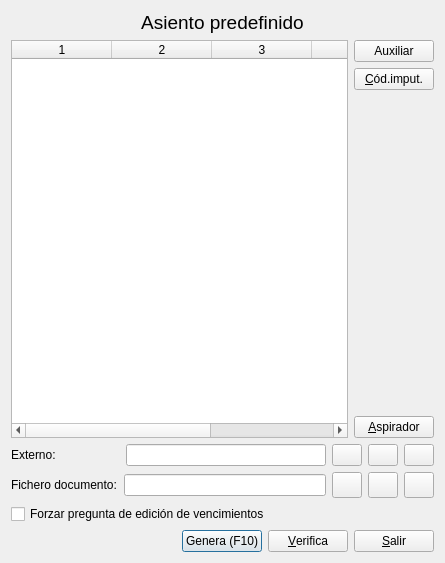
<?xml version="1.0" encoding="UTF-8"?>
<ui version="4.0">
 <author>José Manuel Díez Botella</author>
 <class>execasientomodelo</class>
 <widget class="QDialog" name="execasientomodelo">
  <property name="geometry">
   <rect>
    <x>0</x>
    <y>0</y>
    <width>445</width>
    <height>563</height>
   </rect>
  </property>
  <property name="windowTitle">
   <string>Asiento automático</string>
  </property>
  <layout class="QVBoxLayout" name="verticalLayout_2">
   <item>
    <widget class="QLabel" name="modelolabel">
     <property name="font">
      <font>
       <pointsize>14</pointsize>
      </font>
     </property>
     <property name="text">
      <string>Asiento predefinido</string>
     </property>
     <property name="alignment">
      <set>Qt::AlignCenter</set>
     </property>
    </widget>
   </item>
   <item>
    <layout class="QHBoxLayout">
     <property name="spacing">
      <number>6</number>
     </property>
     <property name="leftMargin">
      <number>0</number>
     </property>
     <property name="topMargin">
      <number>0</number>
     </property>
     <property name="rightMargin">
      <number>0</number>
     </property>
     <property name="bottomMargin">
      <number>0</number>
     </property>
     <item>
      <widget class="QTableWidget" name="variablestable">
       <property name="selectionMode">
        <enum>QAbstractItemView::SingleSelection</enum>
       </property>
       <property name="rowCount">
        <number>0</number>
       </property>
       <property name="columnCount">
        <number>5</number>
       </property>
       <column/>
       <column/>
       <column/>
       <column/>
       <column/>
      </widget>
     </item>
     <item>
      <layout class="QVBoxLayout">
       <property name="spacing">
        <number>6</number>
       </property>
       <property name="leftMargin">
        <number>0</number>
       </property>
       <property name="topMargin">
        <number>0</number>
       </property>
       <property name="rightMargin">
        <number>0</number>
       </property>
       <property name="bottomMargin">
        <number>0</number>
       </property>
       <item>
        <widget class="QPushButton" name="subcuentapushButton">
         <property name="text">
          <string>Auxiliar</string>
         </property>
         <property name="icon">
          <iconset resource="keme.qrc">
           <normaloff>:/iconos/graf/viewer.xpm</normaloff>:/iconos/graf/viewer.xpm</iconset>
         </property>
         <property name="autoDefault">
          <bool>false</bool>
         </property>
        </widget>
       </item>
       <item>
        <widget class="QPushButton" name="cipushButton">
         <property name="text">
          <string>&amp;Cód.imput.</string>
         </property>
         <property name="icon">
          <iconset resource="keme.qrc">
           <normaloff>:/iconos/graf/viewer.xpm</normaloff>:/iconos/graf/viewer.xpm</iconset>
         </property>
         <property name="autoDefault">
          <bool>false</bool>
         </property>
        </widget>
       </item>
       <item>
        <spacer>
         <property name="orientation">
          <enum>Qt::Vertical</enum>
         </property>
         <property name="sizeHint" stdset="0">
          <size>
           <width>20</width>
           <height>40</height>
          </size>
         </property>
        </spacer>
       </item>
       <item>
        <widget class="QPushButton" name="aspirador_pushButton">
         <property name="text">
          <string>&amp;Aspirador</string>
         </property>
         <property name="icon">
          <iconset resource="keme.qrc">
           <normaloff>:/iconos/graf/vaccum_cleaner_256.png</normaloff>:/iconos/graf/vaccum_cleaner_256.png</iconset>
         </property>
        </widget>
       </item>
      </layout>
     </item>
    </layout>
   </item>
   <item>
    <layout class="QVBoxLayout" name="verticalLayout">
     <item>
      <layout class="QHBoxLayout" name="horizontalLayout_2">
       <item>
        <widget class="QLabel" name="externo_label">
         <property name="minimumSize">
          <size>
           <width>107</width>
           <height>0</height>
          </size>
         </property>
         <property name="text">
          <string>Externo:</string>
         </property>
        </widget>
       </item>
       <item>
        <widget class="QLineEdit" name="externo_lineEdit">
         <property name="maximumSize">
          <size>
           <width>200</width>
           <height>16777215</height>
          </size>
         </property>
        </widget>
       </item>
       <item>
        <widget class="QPushButton" name="busca_externo_pushButton">
         <property name="maximumSize">
          <size>
           <width>30</width>
           <height>16777215</height>
          </size>
         </property>
         <property name="text">
          <string/>
         </property>
         <property name="icon">
          <iconset resource="keme.qrc">
           <normaloff>:/iconos/graf/xmag.png</normaloff>:/iconos/graf/xmag.png</iconset>
         </property>
        </widget>
       </item>
       <item>
        <widget class="QPushButton" name="datos_externo_pushButton">
         <property name="maximumSize">
          <size>
           <width>30</width>
           <height>16777215</height>
          </size>
         </property>
         <property name="text">
          <string/>
         </property>
         <property name="icon">
          <iconset resource="keme.qrc">
           <normaloff>:/iconos/graf/edit-find-mail.png</normaloff>:/iconos/graf/edit-find-mail.png</iconset>
         </property>
        </widget>
       </item>
       <item>
        <widget class="QPushButton" name="quita_externo_pushButton">
         <property name="maximumSize">
          <size>
           <width>30</width>
           <height>16777215</height>
          </size>
         </property>
         <property name="text">
          <string/>
         </property>
         <property name="icon">
          <iconset resource="keme.qrc">
           <normaloff>:/iconos/graf/borraelem.png</normaloff>:/iconos/graf/borraelem.png</iconset>
         </property>
        </widget>
       </item>
      </layout>
     </item>
     <item>
      <layout class="QHBoxLayout" name="horizontalLayout">
       <item>
        <widget class="QLabel" name="label_6">
         <property name="minimumSize">
          <size>
           <width>107</width>
           <height>0</height>
          </size>
         </property>
         <property name="text">
          <string>Fichero documento:</string>
         </property>
        </widget>
       </item>
       <item>
        <widget class="QLineEdit" name="fichdoclineEdit">
         <property name="readOnly">
          <bool>true</bool>
         </property>
        </widget>
       </item>
       <item>
        <widget class="QPushButton" name="fichdocpushButton">
         <property name="minimumSize">
          <size>
           <width>30</width>
           <height>26</height>
          </size>
         </property>
         <property name="maximumSize">
          <size>
           <width>30</width>
           <height>26</height>
          </size>
         </property>
         <property name="toolTip">
          <string>Diálogo de archivos</string>
         </property>
         <property name="text">
          <string/>
         </property>
         <property name="icon">
          <iconset resource="keme.qrc">
           <normaloff>:/iconos/graf/fileimport.png</normaloff>:/iconos/graf/fileimport.png</iconset>
         </property>
         <property name="autoDefault">
          <bool>false</bool>
         </property>
        </widget>
       </item>
       <item>
        <widget class="QPushButton" name="visdocpushButton">
         <property name="minimumSize">
          <size>
           <width>30</width>
           <height>26</height>
          </size>
         </property>
         <property name="maximumSize">
          <size>
           <width>30</width>
           <height>26</height>
          </size>
         </property>
         <property name="toolTip">
          <string>Visualizar archivo</string>
         </property>
         <property name="text">
          <string/>
         </property>
         <property name="icon">
          <iconset resource="keme.qrc">
           <normaloff>:/iconos/graf/xmag.png</normaloff>:/iconos/graf/xmag.png</iconset>
         </property>
         <property name="autoDefault">
          <bool>false</bool>
         </property>
        </widget>
       </item>
       <item>
        <widget class="QPushButton" name="borraasdocpushButton">
         <property name="maximumSize">
          <size>
           <width>30</width>
           <height>30</height>
          </size>
         </property>
         <property name="toolTip">
          <string>Eliminar asignación</string>
         </property>
         <property name="text">
          <string/>
         </property>
         <property name="icon">
          <iconset resource="keme.qrc">
           <normaloff>:/iconos/graf/borraelem.png</normaloff>:/iconos/graf/borraelem.png</iconset>
         </property>
         <property name="shortcut">
          <string>Alt+L</string>
         </property>
         <property name="autoDefault">
          <bool>false</bool>
         </property>
        </widget>
       </item>
      </layout>
     </item>
    </layout>
   </item>
   <item>
    <widget class="QCheckBox" name="forzar_ed_venci_checkBox">
     <property name="text">
      <string>Forzar pregunta de edición de vencimientos</string>
     </property>
    </widget>
   </item>
   <item>
    <layout class="QHBoxLayout">
     <property name="spacing">
      <number>6</number>
     </property>
     <property name="leftMargin">
      <number>0</number>
     </property>
     <property name="topMargin">
      <number>0</number>
     </property>
     <property name="rightMargin">
      <number>0</number>
     </property>
     <property name="bottomMargin">
      <number>0</number>
     </property>
     <item>
      <spacer>
       <property name="orientation">
        <enum>Qt::Horizontal</enum>
       </property>
       <property name="sizeHint" stdset="0">
        <size>
         <width>40</width>
         <height>20</height>
        </size>
       </property>
      </spacer>
     </item>
     <item>
      <widget class="QPushButton" name="generapushButton">
       <property name="text">
        <string>Genera (F10)</string>
       </property>
       <property name="shortcut">
        <string>F10</string>
       </property>
       <property name="default">
        <bool>true</bool>
       </property>
      </widget>
     </item>
     <item>
      <widget class="QPushButton" name="verificarpushButton">
       <property name="text">
        <string>&amp;Verifica</string>
       </property>
       <property name="shortcut">
        <string>Alt+V</string>
       </property>
       <property name="autoDefault">
        <bool>false</bool>
       </property>
      </widget>
     </item>
     <item>
      <widget class="QPushButton" name="salirpushButton">
       <property name="text">
        <string>&amp;Salir</string>
       </property>
       <property name="shortcut">
        <string>Alt+S</string>
       </property>
       <property name="autoDefault">
        <bool>false</bool>
       </property>
      </widget>
     </item>
    </layout>
   </item>
  </layout>
 </widget>
 <layoutdefault spacing="6" margin="11"/>
 <tabstops>
  <tabstop>variablestable</tabstop>
  <tabstop>subcuentapushButton</tabstop>
  <tabstop>cipushButton</tabstop>
  <tabstop>aspirador_pushButton</tabstop>
  <tabstop>externo_lineEdit</tabstop>
  <tabstop>fichdoclineEdit</tabstop>
  <tabstop>busca_externo_pushButton</tabstop>
  <tabstop>datos_externo_pushButton</tabstop>
  <tabstop>quita_externo_pushButton</tabstop>
  <tabstop>fichdocpushButton</tabstop>
  <tabstop>visdocpushButton</tabstop>
  <tabstop>borraasdocpushButton</tabstop>
  <tabstop>forzar_ed_venci_checkBox</tabstop>
  <tabstop>generapushButton</tabstop>
  <tabstop>verificarpushButton</tabstop>
  <tabstop>salirpushButton</tabstop>
 </tabstops>
 <resources>
  <include location="keme.qrc"/>
 </resources>
 <connections>
  <connection>
   <sender>salirpushButton</sender>
   <signal>clicked()</signal>
   <receiver>execasientomodelo</receiver>
   <slot>accept()</slot>
   <hints>
    <hint type="sourcelabel">
     <x>20</x>
     <y>20</y>
    </hint>
    <hint type="destinationlabel">
     <x>20</x>
     <y>20</y>
    </hint>
   </hints>
  </connection>
 </connections>
</ui>
